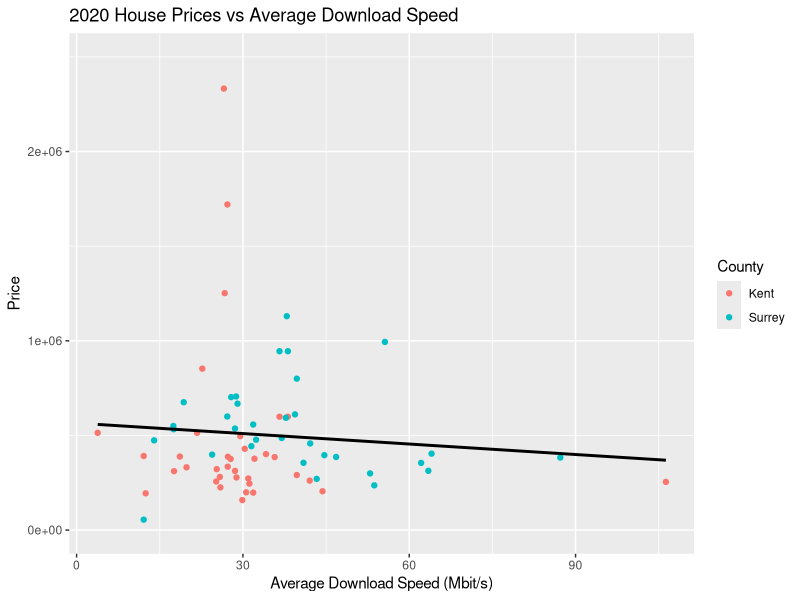

Write R code to recreate this figure.
library(tidyverse)
library(dplyr)
library(lubridate)
library(ggplot2)

setwd("C:/Users/hacki/OneDrive/Desktop/Ronit_Bhujel_220050")

#importing the cleaned house prices
cleaned_houseprices= read_csv('Cleaned Data/Cleaned House Prices.csv') 

#importing the cleaned broadband speed
cleaned_broadband_speed= read_csv('Cleaned Data/Cleaned Broadband Speed.csv') 

#grouping house prices by town and county and finding average price for each group
grouped_house_prices = cleaned_houseprices %>%
  filter(`Date of Transfer`=="2020") %>%
  group_by(`Town/City`,County) %>%
  summarise(Price=mean(Price))

#grouping broadband speed by town and county and finding average download speed for each group
grouped_broadband_speeds = cleaned_broadband_speed %>%
  group_by(`Town/City`,County) %>%
  summarise(`Average download speed (Mbit/s)`= mean(`Average download speed (Mbit/s)`))

#joining house price data and broadband speed data in a single table
house_price_broadband_data = grouped_house_prices %>% 
  left_join(grouped_broadband_speeds,by="Town/City")

#creating a linear model 
l_model = lm(data=house_price_broadband_data, Price~`Average download speed (Mbit/s)`) #this model predicts Price as a function of Average download speed (Mbit/s)

#showing summary of the Linear Model
summary(l_model) 

#creating the linear model graph
ggplot(house_price_broadband_data,aes(x=`Average download speed (Mbit/s)`,y=Price)) +
  scale_y_continuous(limits=c(0,2500000), breaks = seq(0,2500000,1000000))+ #setting limits and breaks
  geom_point(data = filter(house_price_broadband_data,County.x=="KENT"),aes(color=c("Red"="Kent")))+ #setting color as red for Kent's data point
  geom_point(data = filter(house_price_broadband_data,County.x=="SURREY"), aes(color=c("Blue"="Surrey"))) + #setting color as blue for Surrey's data point
  geom_smooth(method=lm,se=FALSE,color="black")+ #adding linear regression line and omitting error bands 
  labs(x="Average Download Speed (Mbit/s)",
       y="Price",
       title="2020 House Prices vs Average Download Speed",color="County") #setting labels
